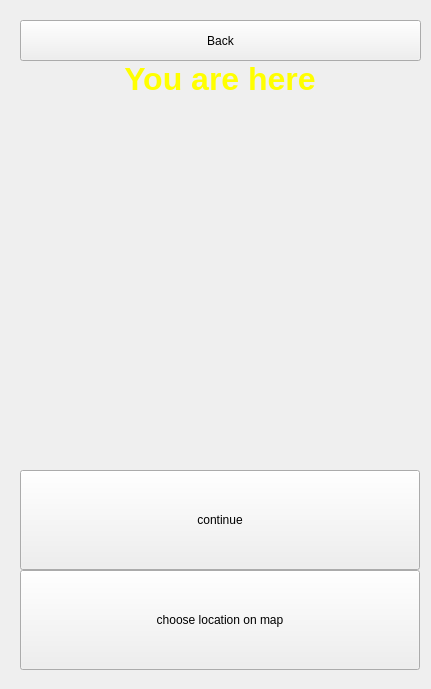
      <widget class="QWidget" name="page10">
       <widget class="QPushButton" name="button_startNew10">
        <property name="geometry">
         <rect>
          <x>20</x>
          <y>20</y>
          <width>401</width>
          <height>41</height>
         </rect>
        </property>
        <property name="text">
         <string>Back</string>
        </property>
       </widget>
       <widget class="QPushButton" name="button_wrongLocation10">
        <property name="geometry">
         <rect>
          <x>20</x>
          <y>570</y>
          <width>400</width>
          <height>100</height>
         </rect>
        </property>
        <property name="minimumSize">
         <size>
          <width>400</width>
          <height>100</height>
         </size>
        </property>
        <property name="maximumSize">
         <size>
          <width>200</width>
          <height>200</height>
         </size>
        </property>
        <property name="text">
         <string>choose location on map</string>
        </property>
       </widget>
       <widget class="QPushButton" name="button_correctLocation10">
        <property name="geometry">
         <rect>
          <x>20</x>
          <y>470</y>
          <width>400</width>
          <height>100</height>
         </rect>
        </property>
        <property name="minimumSize">
         <size>
          <width>400</width>
          <height>100</height>
         </size>
        </property>
        <property name="maximumSize">
         <size>
          <width>400</width>
          <height>100</height>
         </size>
        </property>
        <property name="text">
         <string>continue</string>
        </property>
       </widget>
       <widget class="QgsMapCanvas" name="QgsMapCanvas10" native="true">
        <property name="geometry">
         <rect>
          <x>20</x>
          <y>10</y>
          <width>402</width>
          <height>670</height>
         </rect>
        </property>
        <property name="minimumSize">
         <size>
          <width>402</width>
          <height>670</height>
         </size>
        </property>
        <property name="maximumSize">
         <size>
          <width>402</width>
          <height>670</height>
         </size>
        </property>
        <widget class="QLabel" name="label_4">
         <property name="geometry">
          <rect>
           <x>100</x>
           <y>20</y>
           <width>200</width>
           <height>100</height>
          </rect>
         </property>
         <property name="minimumSize">
          <size>
           <width>200</width>
           <height>100</height>
          </size>
         </property>
         <property name="text">
          <string>&lt;html&gt;&lt;head/&gt;&lt;body&gt;&lt;p&gt;&lt;span style=&quot; font-size:24pt; font-weight:600; color:#ffff00;&quot;&gt;You are here&lt;/span&gt;&lt;/p&gt;&lt;/body&gt;&lt;/html&gt;</string>
         </property>
         <property name="alignment">
          <set>Qt::AlignCenter</set>
         </property>
        </widget>
       </widget>
       <zorder>QgsMapCanvas10</zorder>
       <zorder>button_startNew10</zorder>
       <zorder>button_wrongLocation10</zorder>
       <zorder>button_correctLocation10</zorder>
      </widget>
